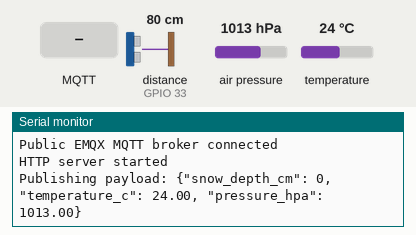
Bench run of a program on a simulated ESP32. Parts: the last lines printed to the serial monitor. The test bench sets the inputs (shaded band); at power-on: air pressure 1013 hPa, temperature 24 °C, distance to the obstacle (sensor on GPIO 33) 80 cm. The echo pulse lasts 58.3 µs per cm; WiFi joins after 1.5 s; servers stay silent unless stated; EEPROM starts erased; no MQTT or app messages arrive unless stated.

Above: at 2.8 s.
2.9 s: MQTT message "1" arrives on the first subscribed topic
At 4.0 s:
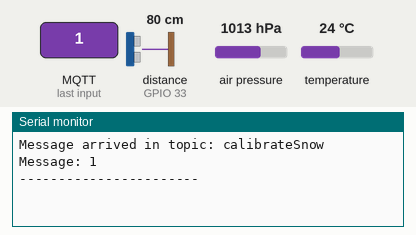
4.4 s: MQTT message "on" arrives on the first subscribed topic
At 8.04 s:
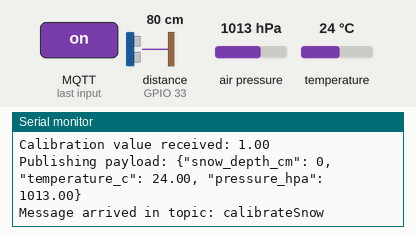
9.5 s: MQTT message "off" arrives on the first subscribed topic
16.1 s: air pressure set to 952 hPa
At 17.0 s:
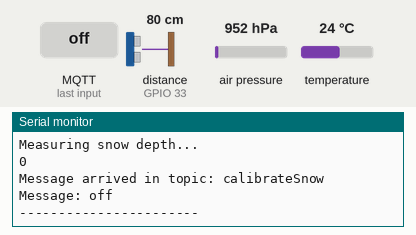
17.6 s: temperature set to 12 °C
19.1 s: distance to the obstacle (sensor on GPIO 33) set to 2 cm
At 21.4 s:
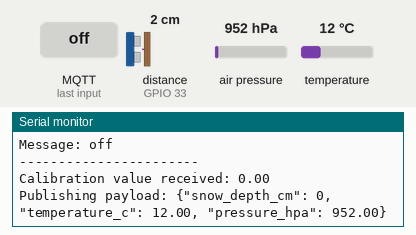

The program:

main.cpp
```cpp
#include <Arduino.h>
#include <Wire.h>
#include <Adafruit_BMP280.h>
#include <WiFi.h>
#include <PubSubClient.h>
#include <EEPROM.h>

#define ELEGANTOTA_USE_ASYNC_WEBSERVER 1
#include <ElegantOTA.h>
#include <ESPAsyncWebServer.h>
#include <AsyncTCP.h>

#include <SnowSensor.h>
#include <HtmlPages.h>

#define TRIG_PIN 32
#define ECHO_PIN 33
#define EEPROM_SIZE 128

struct EepromData {
    uint32_t memory_check;
    double sensor_zero_depth;
    char wifi_ssid[32];
    char wifi_password[32];
    char wifi_ip[16];
    char wifi_gateway[16];
    char mqtt_broker_ip[16];
} eeprom_data;

const uint32_t MEMORY_CHECK_VALUE = 0x600DCAFE;

SnowSensor snowSensor(TRIG_PIN, ECHO_PIN, offsetof(EepromData, sensor_zero_depth));
Adafruit_BMP280 bmp; // I2C

void saveConfig() {
    eeprom_data.memory_check = MEMORY_CHECK_VALUE;
    EEPROM.put(0, eeprom_data);
    EEPROM.commit();
}

void loadConfig() {
    EEPROM.get(0, eeprom_data);
    if (eeprom_data.memory_check != MEMORY_CHECK_VALUE) {
        strcpy(eeprom_data.wifi_ssid, "DefaultSSID");
        strcpy(eeprom_data.wifi_password, "DefaultPass");
        strcpy(eeprom_data.wifi_ip, "10.0.10.20");
        strcpy(eeprom_data.wifi_gateway, "10.0.10.1");
        strcpy(eeprom_data.mqtt_broker_ip, "10.0.10.10");
        eeprom_data.sensor_zero_depth = 0.0;
    }
}

// MQTT Broker
auto publish_topic = "weather";
auto subscribe_topic = "calibrateSnow";
auto calibration_status_topic = "calibrationStatus";
auto mqtt_username = "esp32snow";
auto mqtt_password = "public";
constexpr int mqtt_port = 1883;

// web server
AsyncWebServer server(80);
unsigned long ota_progress_millis = 0;

WiFiClient espClient;
PubSubClient client(espClient);

void callback(char* topic, byte* payload, unsigned int length) {
    Serial.print("Message arrived in topic: ");
    Serial.println(topic);

    // payload to string
    String message;
    for (int i = 0; i < length; i++) {
        message += (char)payload[i];
    }

    Serial.print("Message: ");
    Serial.println(message);
    Serial.println("-----------------------");

    // calibration
    if (String(topic) == subscribe_topic) {
        const double value = message.toDouble();
        const double result = snowSensor.calibrate(value);
        Serial.print("Calibration value received: ");
        Serial.println(value);
        const String resultString = "Calibration OK: " + String(result);
        client.publish(calibration_status_topic, resultString.c_str());
    }
}

void onOTAStart() {
    // Log when OTA has started
    Serial.println("OTA update started!");
    // <Add your own code here>
}

void onOTAProgress(size_t current, size_t final) {
    // Log every 1 second
    if (millis() - ota_progress_millis > 1000) {
        ota_progress_millis = millis();
        Serial.printf("OTA Progress Current: %u bytes, Final: %u bytes\n", current, final);
    }
}

void onOTAEnd(bool success) {
    // Log when OTA has finished
    if (success) {
        Serial.println("OTA update finished successfully!");
    } else {
        Serial.println("There was an error during OTA update!");
    }
    // <Add your own code here>
}

String getValuesJson() {
    int snowDepth = snowSensor.getSnowDepth();
    float temperature = bmp.readTemperature();
    float pressure = bmp.readPressure() / 100.0;
    String result = "{\"snow_depth_cm\": " + String(snowDepth) +
        ", \"temperature_c\": " + String(temperature) +
        ", \"pressure_hpa\": " + String(pressure) + "}";
    return result;
}

void setup() {
    pinMode(TRIG_PIN, OUTPUT);
    pinMode(ECHO_PIN, INPUT);
    EEPROM.begin(EEPROM_SIZE);

    Serial.begin(9600);

    while (!Serial) delay(100); // wait for native usb
    Serial.println(F("BMP280 test"));
    unsigned status;
    status = bmp.begin(0x76);
    if (!status)
    {
        Serial.println(F("Could not find a valid BMP280 sensor, check wiring or "
            "try a different address!"));
        Serial.print("SensorID was: 0x");
        Serial.println(bmp.sensorID(), 16);
        Serial.print("        ID of 0xFF probably means a bad address, a BMP 180 or BMP 085\n");
        Serial.print("   ID of 0x56-0x58 represents a BMP 280,\n");
        Serial.print("        ID of 0x60 represents a BME 280.\n");
        Serial.print("        ID of 0x61 represents a BME 680.\n");
        while (1) delay(10);
    }

    /* Default settings from datasheet. */
    bmp.setSampling(Adafruit_BMP280::MODE_NORMAL, /* Operating Mode. */
                    Adafruit_BMP280::SAMPLING_X2, /* Temp. oversampling */
                    Adafruit_BMP280::SAMPLING_X16, /* Pressure oversampling */
                    Adafruit_BMP280::FILTER_X16, /* Filtering. */
                    Adafruit_BMP280::STANDBY_MS_500); /* Standby time. */

    // Connecting to a Wi-Fi network
    loadConfig();
    WiFi.begin(eeprom_data.wifi_ssid, eeprom_data.wifi_password);
    Serial.print("Connecting to WiFi");
    unsigned long startAttemptTime = millis();
    while (WiFi.status() != WL_CONNECTED && millis() - startAttemptTime < 20000) {
        delay(500);
        Serial.print(".");
    }

    if (WiFi.status() == WL_CONNECTED) {
        // Set static IP
        IPAddress local_IP, gateway;
        local_IP.fromString(eeprom_data.wifi_ip);
        gateway.fromString(eeprom_data.wifi_gateway);
        WiFi.config(local_IP, gateway, IPAddress(255,255,255,0));
        Serial.println("\nConnected! IP Address: " + WiFi.localIP().toString());
    } else {
        // Switch to Access Point mode
        Serial.println("\nFailed to connect. Switching to AP mode...");
        WiFi.softAP("Snow_sensor");
    }

    //connecting to a mqtt broker
    client.setServer(eeprom_data.mqtt_broker_ip, mqtt_port);
    client.setCallback(callback);
    int attempts = 0;
    while (!client.connected() && attempts < 5)
    {
        String client_id = "esp32-client-";
        client_id += String(WiFi.macAddress());
        Serial.printf("The client %s connects to the public MQTT broker\n", client_id.c_str());
        if (client.connect(client_id.c_str(), mqtt_username, mqtt_password))
        {
            Serial.println("Public EMQX MQTT broker connected");
        }
        else
        {
            Serial.print("failed with state ");
            Serial.print(client.state());
            delay(2000);
        }
        attempts++;
    }
    if (client.connected())
    {
        client.subscribe(subscribe_topic);
    }

    //  start web server and ElegantOTA
    server.on("/", HTTP_GET, [](AsyncWebServerRequest *req){
        req->send(200, "text/html", index_html);
    });

    server.on("/", HTTP_POST, [](AsyncWebServerRequest *req) {
        if (req->hasParam("snow_depth", true)) {
            String snowDepthStr = req->getParam("snow_depth", true)->value();
            double snowDepth = snowDepthStr.toDouble();
            double result = snowSensor.calibrate(snowDepth);
            req->send(200, "text/html", "Calibration done! Sensor zero depth: " + String(result) + " cm<br><a href='/'>Go Back</a>");
        } else {
            req->send(400, "text/html", "Missing snow_depth parameter!<br><a href='/'>Go Back</a>");
        }
    });

    server.on("/sensor", HTTP_GET, [](AsyncWebServerRequest *req){
        req->send(200, "application/json", getValuesJson());
    });

    server.on("/wifi", HTTP_GET, [](AsyncWebServerRequest *request) {
        String page = wifi_html;
        page.replace("%SSID%", eeprom_data.wifi_ssid);
        page.replace("%IP%", eeprom_data.wifi_ip);
        page.replace("%GATEWAY%", eeprom_data.wifi_gateway);
        request->send(200, "text/html", page);
    });

    server.on("/wifi", HTTP_POST, [](AsyncWebServerRequest *request) {
        if (request->hasParam("ssid", true) && request->hasParam("password", true) &&
            request->hasParam("ip", true) && request->hasParam("gateway", true)) {

            strcpy(eeprom_data.wifi_ssid, request->getParam("ssid", true)->value().c_str());
            strcpy(eeprom_data.wifi_password, request->getParam("password", true)->value().c_str());
            strcpy(eeprom_data.wifi_ip, request->getParam("ip", true)->value().c_str());
            strcpy(eeprom_data.wifi_gateway, request->getParam("gateway", true)->value().c_str());
            saveConfig();
            request->send(200, "text/html", "Settings Saved! Restarting...");
            delay(2000);
            ESP.restart();
        } else {
            request->send(400, "text/html", "Missing Parameters!");
        }
    });

    server.on("/mqtt", HTTP_GET, [](AsyncWebServerRequest *request) {
        String page = mqtt_html;
        page.replace("%BROKER%", eeprom_data.mqtt_broker_ip);
        request->send(200, "text/html", page);
    });

    server.on("/mqtt", HTTP_POST, [](AsyncWebServerRequest *request) {
        if (request->hasParam("broker", true)) {
            strcpy(eeprom_data.mqtt_broker_ip, request->getParam("broker", true)->value().c_str());
            saveConfig();
            request->send(200, "text/html", "Settings Saved! Restarting...");
            delay(2000);
            ESP.restart();
        } else {
            request->send(400, "text/html", "Missing Parameters!");
        }
    });

    ElegantOTA.begin(&server);    // Start ElegantOTA
    // ElegantOTA callbacks
    ElegantOTA.onStart(onOTAStart);
    ElegantOTA.onProgress(onOTAProgress);
    ElegantOTA.onEnd(onOTAEnd);

    server.begin();
    Serial.println("HTTP server started");

}

void loop() {
    client.loop();
    ElegantOTA.loop();

    // publish data every 2 seconds
    static unsigned long lastPublish = 0;
    static unsigned long lastMeasure = 0;
    if (millis() - lastPublish > 2000)
    {
        lastPublish = millis();
        Serial.print("Publishing payload: ");
        String payload = getValuesJson();
        Serial.println(payload);
        client.publish(publish_topic, payload.c_str());
    }
    if (millis() - lastMeasure > 9000)
    {
        lastMeasure = millis();
        Serial.println("Measuring snow depth...");
        snowSensor.measureSnowDepth();
        Serial.println(snowSensor.getSnowDepth());
    }
}
```

HtmlPages.cpp
```cpp
#include "HtmlPages.h"

const char index_html[] = R"rawliteral(
<!DOCTYPE html>
<html>
  <head>
    <meta charset="utf-8">
    <title>Snow sensor ❄️</title>
  </head>
  <body>
    <h1>Snow sensor ❄️</h1>
    <p>Temperature: <span id="temp">—</span> ˚C</p>
    <p>Snow: <span id="snow">—</span> cm</p>
    <p>Pressure: <span id="press">—</span> hPa</p>

    <form action='/' method='POST'>
      <label>Known snow depth (cm):</label>
      <input type='number' step='0.1' name='snow_depth' value='0'><br><br>
      <input type='submit' value='Calibrate Sensor'>
    </form>

    <h1>Settings</h1>
    <p><a href="/wifi">WiFi Settings</a></p>
    <p><a href="/mqtt">MQTT Settings</a></p>
    <p><a href="/update">OTA Update</a></p>

    <script>
      async function update() {
        try {
          const r = await fetch('/sensor');
          const j = await r.json();
          document.getElementById('temp').textContent = j.temperature_c.toFixed(2);
          document.getElementById('snow').textContent = j.snow_depth_cm.toFixed(0);
          document.getElementById('press').textContent = j.pressure_hpa.toFixed(2);
        } catch (e) {
          document.getElementById('temp').textContent = 'err';
          document.getElementById('snow').textContent = 'err';
          document.getElementById('press').textContent = 'err';
        }
      }
      update();
      setInterval(update, 10000);
    </script>
  </body>
</html>
)rawliteral";

const char wifi_html[] = R"rawliteral(
<!DOCTYPE html>
<html>
  <head>
    <meta charset="utf-8">
    <title>Snow sensor ❄️</title>
  </head>
  <body>
    <h1>Wifi manager</h1>
    <form action='/wifi' method='POST'>
    <label>SSID:</label><input type='text' name='ssid' value='%SSID%'><br><br>
    <label>Password:</label><input type='password' name='password'><br><br>
    <label>Static IP:</label><input type='text' name='ip' value='%IP%'><br><br>
    <label>Gateway IP:</label><input type='text' name='gateway' value='%GATEWAY%'><br><br>

    <input type='submit' value='Save & Restart'>
    </form>
  </body>
</html>
)rawliteral";

const char mqtt_html[] = R"rawliteral(
<!DOCTYPE html>
<html>
  <head>
    <meta charset="utf-8">
    <title>Snow sensor ❄️</title>
  </head>
  <body>
    <h1>MQTT Settings</h1>
    <form action='/mqtt' method='POST'>
    <label>Broker IP:</label><input type='text' name='broker' value='%BROKER%'><br><br>
    <input type='submit' value='Save & Restart'>
    </form>
  </body>
</html>
)rawliteral";
```

HtmlPages.h
```cpp
#ifndef SNOWSENSOR_HTMLPAGES_H

extern const char index_html[];
extern const char wifi_html[];
extern const char mqtt_html[];

#define SNOWSENSOR_HTMLPAGES_H

#endif //SNOWSENSOR_HTMLPAGES_H
```

SnowSensor.cpp
```cpp
#include "SnowSensor.h"
#include <Arduino.h>
#include <vector>
#include <EEPROM.h>

double SnowSensor::getDistance() const {
    digitalWrite(trigPin, HIGH);
    delayMicroseconds(10);
    digitalWrite(trigPin, LOW);

    const unsigned long duration = pulseIn(echoPin, HIGH);

    const double distance = (duration * 0.0343) / 2;
    return distance;
}

double SnowSensor::median(std::vector<double> numbers) {
    sort(numbers.begin(), numbers.end());
    const size_t size = numbers.size();
    if (size % 2 == 0)
    {
        return numbers[size / 2];
    }
    return (numbers[(size / 2) - 1] + numbers[size / 2]) / 2.0;
}

SnowSensor::SnowSensor(const int trigPin, const int echoPin, const int eepromAddr) {
    this->trigPin = trigPin;
    this->echoPin = echoPin;
    this->eepromAddr = eepromAddr;
    this->snowDepth = 0;
}

double SnowSensor::calibrate(const double snowDepthInput) const {
    const int samples = 10;
    const int delayTime = 500; // ms
    std::vector<double> measurements;

    for (int i = 0; i < samples; i++)
    {
        measurements.push_back(getDistance());
        delay(delayTime);
    }

    const double zeroDepth = median(measurements) - snowDepthInput;
    EEPROM.writeDouble(eepromAddr, zeroDepth);
    EEPROM.commit();
    return zeroDepth;
}

void SnowSensor::measureSnowDepth() {
    const int samples = 5;
    const int delayTime = 500; // ms
    std::vector<double> measurements;

    for (int i = 0; i < samples; i++)
    {
        measurements.push_back(getDistance());
        delay(delayTime);
    }
    const double distance = median(measurements);
    const double depth = EEPROM.readDouble(eepromAddr) - distance;
    snowDepth = (depth > 0) ? (int)round(depth) : 0;
}

int SnowSensor::getSnowDepth() const {
    return snowDepth;
}
```

SnowSensor.h
```cpp
#ifndef SNOWSENSOR_SNOWSENSOR_H
#define SNOWSENSOR_SNOWSENSOR_H

#include <vector>

class SnowSensor {
    int trigPin;
    int echoPin;
    int eepromAddr;
    double getDistance() const;
    static double median(std::vector<double> numbers);
    int snowDepth;

public:
    SnowSensor(int trigPin, int echoPin, int eepromAddr);
    double calibrate(double snowDepthInput = 0) const;
    void measureSnowDepth();
    int getSnowDepth() const;
};


#endif //SNOWSENSOR_SNOWSENSOR_H
```

Measured:
- after the input at 2.9 s, the serial monitor: prints a new line at once (image 1)
